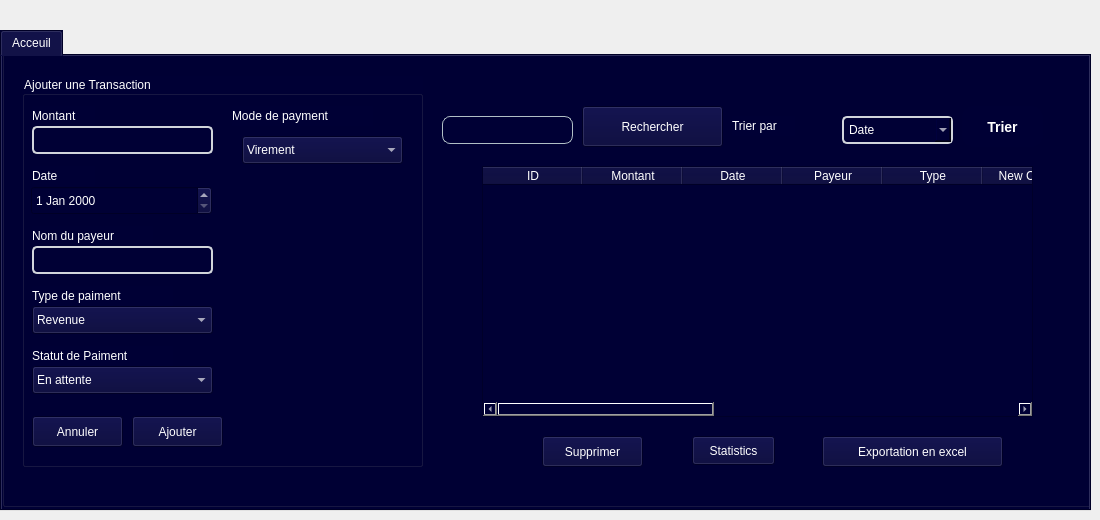
         <widget class="QWidget" name="page_5">
          <widget class="QTabWidget" name="tabWidget_3">
           <property name="geometry">
            <rect>
             <x>0</x>
             <y>30</y>
             <width>1091</width>
             <height>481</height>
            </rect>
           </property>
           <property name="styleSheet">
            <string notr="true">background-color: rgb(0, 0, 53);
color: rgb(255, 255, 255);

selection-background-color: rgb(255, 255, 255);</string>
           </property>
           <property name="currentIndex">
            <number>0</number>
           </property>
           <widget class="QWidget" name="tab_9">
            <attribute name="title">
             <string>Acceuil</string>
            </attribute>
            <widget class="QGroupBox" name="groupBox_6">
             <property name="geometry">
              <rect>
               <x>0</x>
               <y>-20</y>
               <width>1091</width>
               <height>471</height>
              </rect>
             </property>
             <property name="styleSheet">
              <string notr="true">background-color: rgb(0, 0, 53);
color: rgb(255, 255, 255);
font: 10pt &quot;Arial&quot;;
selection-background-color: rgb(255, 255, 255);</string>
             </property>
             <property name="title">
              <string>GroupBox</string>
             </property>
             <widget class="QGroupBox" name="groupBoxTransaction">
              <property name="geometry">
               <rect>
                <x>20</x>
                <y>40</y>
                <width>401</width>
                <height>391</height>
               </rect>
              </property>
              <property name="title">
               <string>Ajouter une Transaction</string>
              </property>
              <widget class="QLineEdit" name="lineEdit1Transaction">
               <property name="geometry">
                <rect>
                 <x>10</x>
                 <y>50</y>
                 <width>181</width>
                 <height>28</height>
                </rect>
               </property>
               <property name="styleSheet">
                <string notr="true">QLineEdit, QComboBox {

    border: 2px solid #D1D5DB;
    border-radius: 5px;
    padding: 5px;
}
QLineEdit:focus, QComboBox:focus {
    border: 2px solid #3B82F6;
}

</string>
               </property>
              </widget>
              <widget class="QLineEdit" name="lineEdit_3Transaction">
               <property name="geometry">
                <rect>
                 <x>10</x>
                 <y>170</y>
                 <width>181</width>
                 <height>28</height>
                </rect>
               </property>
               <property name="styleSheet">
                <string notr="true">QLineEdit, QComboBox {
  
    border: 2px solid #D1D5DB;
    border-radius: 5px;
    padding: 5px;
}
QLineEdit:focus, QComboBox:focus {
    border: 2px solid #3B82F6;
}

</string>
               </property>
              </widget>
              <widget class="QLabel" name="label1Transaction">
               <property name="geometry">
                <rect>
                 <x>10</x>
                 <y>30</y>
                 <width>63</width>
                 <height>20</height>
                </rect>
               </property>
               <property name="text">
                <string>Montant</string>
               </property>
              </widget>
              <widget class="QLabel" name="label_2Transaction">
               <property name="geometry">
                <rect>
                 <x>10</x>
                 <y>90</y>
                 <width>63</width>
                 <height>20</height>
                </rect>
               </property>
               <property name="text">
                <string>Date</string>
               </property>
              </widget>
              <widget class="QLabel" name="label_3Transaction">
               <property name="geometry">
                <rect>
                 <x>10</x>
                 <y>150</y>
                 <width>121</width>
                 <height>20</height>
                </rect>
               </property>
               <property name="text">
                <string>Nom du payeur</string>
               </property>
              </widget>
              <widget class="QLabel" name="label_4Transaction">
               <property name="geometry">
                <rect>
                 <x>10</x>
                 <y>210</y>
                 <width>141</width>
                 <height>20</height>
                </rect>
               </property>
               <property name="text">
                <string>Type de paiment</string>
               </property>
              </widget>
              <widget class="QLabel" name="labelPartenaire">
               <property name="geometry">
                <rect>
                 <x>10</x>
                 <y>270</y>
                 <width>141</width>
                 <height>20</height>
                </rect>
               </property>
               <property name="text">
                <string>Partenaire</string>
               </property>
              </widget>
              <widget class="QComboBox" name="comboBoxPartenaire">
               <property name="geometry">
                <rect>
                 <x>10</x>
                 <y>230</y>
                 <width>181</width>
                 <height>28</height>
                </rect>
               </property>
              </widget>
              <widget class="QPushButton" name="pushButton_1Transaction">
               <property name="geometry">
                <rect>
                 <x>10</x>
                 <y>340</y>
                 <width>91</width>
                 <height>31</height>
                </rect>
               </property>
               <property name="styleSheet">
                <string notr="true">
QPushButton {
    border-image: linear-gradient(to bottom, #8B2BE2, #2196F3) 1; /* Purple to Blue */
}


</string>
               </property>
               <property name="text">
                <string>Annuler</string>
               </property>
               <property name="icon">
                <iconset theme="QIcon::ThemeIcon::EditClear"/>
               </property>
              </widget>
              <widget class="QPushButton" name="pushButton_2Transaction">
               <property name="geometry">
                <rect>
                 <x>110</x>
                 <y>340</y>
                 <width>91</width>
                 <height>31</height>
                </rect>
               </property>
               <property name="styleSheet">
                <string notr="true">
QPushButton {
    border-image: linear-gradient(to bottom, #8B2BE2, #2196F3) 1; /* Purple to Blue */
}

</string>
               </property>
               <property name="text">
                <string>Ajouter</string>
               </property>
               <property name="icon">
                <iconset theme="QIcon::ThemeIcon::ListAdd"/>
               </property>
              </widget>
              <widget class="QLabel" name="label_5Transaction">
               <property name="geometry">
                <rect>
                 <x>10</x>
                 <y>270</y>
                 <width>131</width>
                 <height>20</height>
                </rect>
               </property>
               <property name="text">
                <string>Statut de Paiment</string>
               </property>
              </widget>
              <widget class="QDateEdit" name="dateEditTransaction">
               <property name="geometry">
                <rect>
                 <x>9</x>
                 <y>110</y>
                 <width>181</width>
                 <height>29</height>
                </rect>
               </property>
               <property name="styleSheet">
                <string notr="true">QLineEdit, QComboBox {
    background-color: white;
    border: 2px solid #D1D5DB;
    border-radius: 5px;
    padding: 5px;
}
QLineEdit:focus, QComboBox:focus {
    border: 2px solid #3B82F6;
}
</string>
               </property>
              </widget>
              <widget class="QComboBox" name="comboBox1Transaction">
               <property name="geometry">
                <rect>
                 <x>10</x>
                 <y>230</y>
                 <width>181</width>
                 <height>28</height>
                </rect>
               </property>
               <item>
                <property name="text">
                 <string>Revenue</string>
                </property>
               </item>
               <item>
                <property name="text">
                 <string>Depense</string>
                </property>
               </item>
              </widget>
              <widget class="QComboBox" name="comboBox_2Transaction">
               <property name="geometry">
                <rect>
                 <x>10</x>
                 <y>290</y>
                 <width>181</width>
                 <height>28</height>
                </rect>
               </property>
               <item>
                <property name="text">
                 <string>En attente</string>
                </property>
               </item>
               <item>
                <property name="text">
                 <string>Effectué</string>
                </property>
               </item>
               <item>
                <property name="text">
                 <string>Échoué</string>
                </property>
               </item>
              </widget>
              <widget class="QLabel" name="label_40">
               <property name="geometry">
                <rect>
                 <x>210</x>
                 <y>30</y>
                 <width>141</width>
                 <height>20</height>
                </rect>
               </property>
               <property name="text">
                <string>Mode de payment</string>
               </property>
              </widget>
              <widget class="QComboBox" name="comboBox_modepaiment">
               <property name="geometry">
                <rect>
                 <x>220</x>
                 <y>60</y>
                 <width>161</width>
                 <height>28</height>
                </rect>
               </property>
               <item>
                <property name="text">
                 <string>Virement</string>
                </property>
               </item>
               <item>
                <property name="text">
                 <string>Espece</string>
                </property>
               </item>
               <item>
                <property name="text">
                 <string>Chaque</string>
                </property>
               </item>
              </widget>
              <zorder>comboBoxPartenaire</zorder>
              <zorder>lineEdit1Transaction</zorder>
              <zorder>lineEdit_3Transaction</zorder>
              <zorder>label1Transaction</zorder>
              <zorder>label_2Transaction</zorder>
              <zorder>label_3Transaction</zorder>
              <zorder>label_4Transaction</zorder>
              <zorder>labelPartenaire</zorder>
              <zorder>pushButton_1Transaction</zorder>
              <zorder>pushButton_2Transaction</zorder>
              <zorder>label_5Transaction</zorder>
              <zorder>dateEditTransaction</zorder>
              <zorder>comboBox1Transaction</zorder>
              <zorder>comboBox_2Transaction</zorder>
              <zorder>label_40</zorder>
              <zorder>comboBox_modepaiment</zorder>
             </widget>
             <widget class="QLineEdit" name="lineEdit_5Transaction">
              <property name="geometry">
               <rect>
                <x>440</x>
                <y>80</y>
                <width>131</width>
                <height>28</height>
               </rect>
              </property>
              <property name="styleSheet">
               <string notr="true">QLineEdit {

    border-radius: 8px;
    padding: 8px;
    border: 1px solid #B0BEC5;
    font-size: 14px;
}
</string>
              </property>
             </widget>
             <widget class="QPushButton" name="pushButton_3Transaction">
              <property name="geometry">
               <rect>
                <x>580</x>
                <y>70</y>
                <width>141</width>
                <height>41</height>
               </rect>
              </property>
              <property name="styleSheet">
               <string notr="true"/>
              </property>
              <property name="text">
               <string>Rechercher</string>
              </property>
             </widget>
             <widget class="QLabel" name="label_6Transaction">
              <property name="geometry">
               <rect>
                <x>730</x>
                <y>80</y>
                <width>63</width>
                <height>20</height>
               </rect>
              </property>
              <property name="styleSheet">
               <string notr="true">QPushButton {
    background: linear-gradient(to right, #00B8D4, #3F51B5);
    border-radius: 12px;
    padding: 10px 20px;
    color: white;
    font-weight: bold;
    border: none;
}
QPushButton:hover {
    background: linear-gradient(to right, #00B8D4, #1E88E5);
    transform: scale(1.05);
    box-shadow: 0px 4px 10px rgba(0, 0, 0, 0.2);
}
</string>
              </property>
              <property name="text">
               <string>Trier par</string>
              </property>
             </widget>
             <widget class="QComboBox" name="comboBox_3Transaction">
              <property name="geometry">
               <rect>
                <x>840</x>
                <y>80</y>
                <width>111</width>
                <height>28</height>
               </rect>
              </property>
              <property name="styleSheet">
               <string notr="true">QLineEdit, QComboBox {
  
    border: 2px solid #D1D5DB;
    border-radius: 5px;
    padding: 5px;
}
QLineEdit:focus, QComboBox:focus {
    border: 2px solid #3B82F6;
}
</string>
              </property>
              <item>
               <property name="text">
                <string>Date</string>
               </property>
              </item>
              <item>
               <property name="text">
                <string>Montant</string>
               </property>
              </item>
              <item>
               <property name="text">
                <string>Type</string>
               </property>
              </item>
              <item>
               <property name="text">
                <string>Statut</string>
               </property>
              </item>
             </widget>
             <widget class="QPushButton" name="pushButton_4Transaction">
              <property name="geometry">
               <rect>
                <x>960</x>
                <y>70</y>
                <width>81</width>
                <height>41</height>
               </rect>
              </property>
              <property name="styleSheet">
               <string notr="true">QPushButton {
    background: linear-gradient(to right, #3F51B5, #00B8D4);
    color: white;
    border-radius: 12px;
    padding: 10px;
    font-size: 14px;
    font-weight: bold;
}
QPushButton:hover {
    background: linear-gradient(to right, #8E24AA, #303F9F);
}
</string>
              </property>
              <property name="text">
               <string>Trier</string>
              </property>
             </widget>
             <widget class="QPushButton" name="pushButton_9_Transaction">
              <property name="geometry">
               <rect>
                <x>690</x>
                <y>400</y>
                <width>83</width>
                <height>29</height>
               </rect>
              </property>
              <property name="text">
               <string>Statistics</string>
              </property>
             </widget>
             <widget class="QPushButton" name="pushButton_5">
              <property name="geometry">
               <rect>
                <x>820</x>
                <y>400</y>
                <width>181</width>
                <height>31</height>
               </rect>
              </property>
              <property name="text">
               <string>Exportation en excel</string>
              </property>
              <property name="icon">
               <iconset theme="QIcon::ThemeIcon::DocumentNew"/>
              </property>
             </widget>
             <widget class="QTableWidget" name="tableViewAFFICHELIST_3">
              <property name="geometry">
               <rect>
                <x>480</x>
                <y>130</y>
                <width>551</width>
                <height>251</height>
               </rect>
              </property>
              <property name="styleSheet">
               <string notr="true">color: rgb(255, 255, 255);
font: 10pt &quot;Arial&quot;;
alternate-background-color: rgb(0, 0, 50);
gridline-color: rgb(46, 46, 93);</string>
              </property>
              <property name="autoScroll">
               <bool>true</bool>
              </property>
              <property name="tabKeyNavigation">
               <bool>true</bool>
              </property>
              <property name="dragEnabled">
               <bool>false</bool>
              </property>
              <property name="dragDropOverwriteMode">
               <bool>true</bool>
              </property>
              <property name="defaultDropAction">
               <enum>Qt::DropAction::ActionMask</enum>
              </property>
              <property name="alternatingRowColors">
               <bool>true</bool>
              </property>
              <property name="selectionMode">
               <enum>QAbstractItemView::SelectionMode::ExtendedSelection</enum>
              </property>
              <property name="textElideMode">
               <enum>Qt::TextElideMode::ElideNone</enum>
              </property>
              <property name="columnCount">
               <number>12</number>
              </property>
              <column>
               <property name="text">
                <string>ID</string>
               </property>
              </column>
              <column>
               <property name="text">
                <string>Montant</string>
               </property>
              </column>
              <column>
               <property name="text">
                <string>Date</string>
               </property>
              </column>
              <column>
               <property name="text">
                <string>Payeur</string>
               </property>
              </column>
              <column>
               <property name="text">
                <string>Type</string>
               </property>
              </column>
              <column>
               <property name="text">
                <string>New Column</string>
               </property>
              </column>
              <column>
               <property name="text">
                <string>Mode </string>
               </property>
              </column>
              <column/>
              <column/>
              <column/>
              <column/>
              <column/>
             </widget>
             <widget class="QPushButton" name="pushButton_8">
              <property name="geometry">
               <rect>
                <x>540</x>
                <y>400</y>
                <width>101</width>
                <height>31</height>
               </rect>
              </property>
              <property name="text">
               <string>Supprimer</string>
              </property>
              <property name="icon">
               <iconset theme="QIcon::ThemeIcon::EditDelete"/>
              </property>
             </widget>
            </widget>
           </widget>
          </widget>
         </widget>
